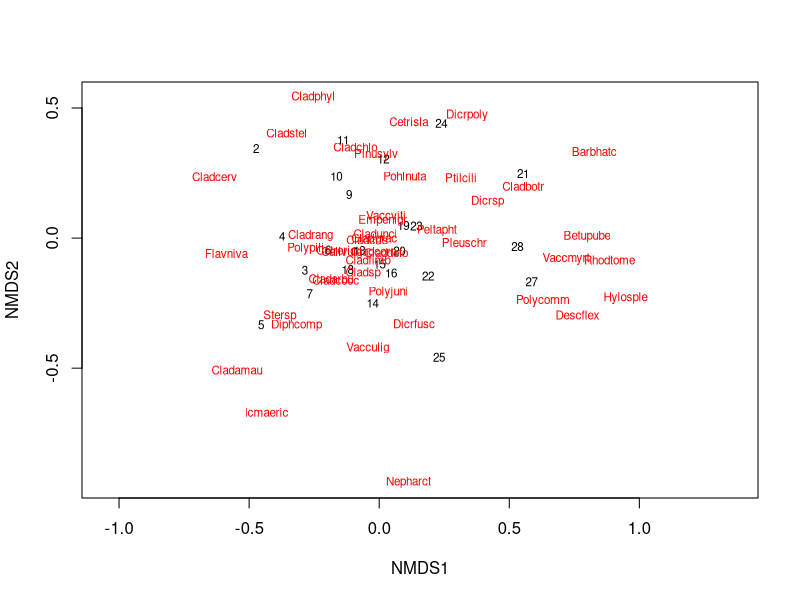
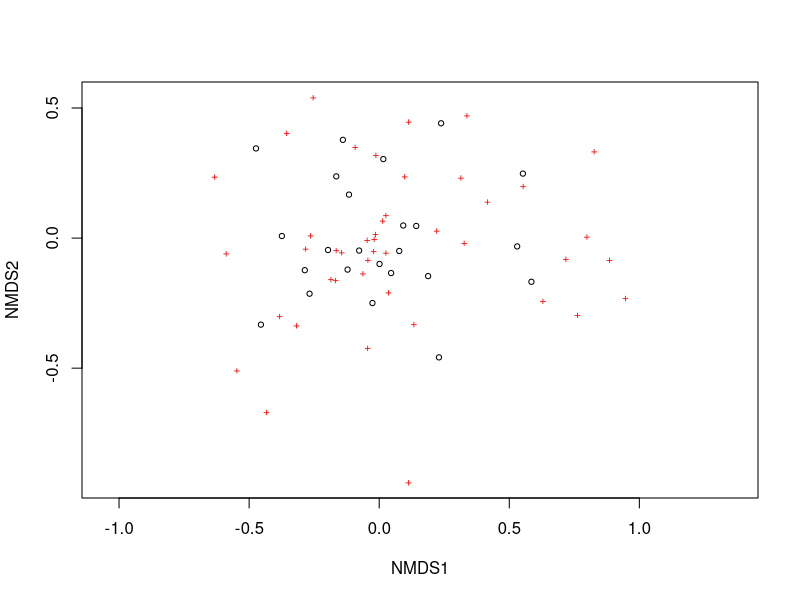
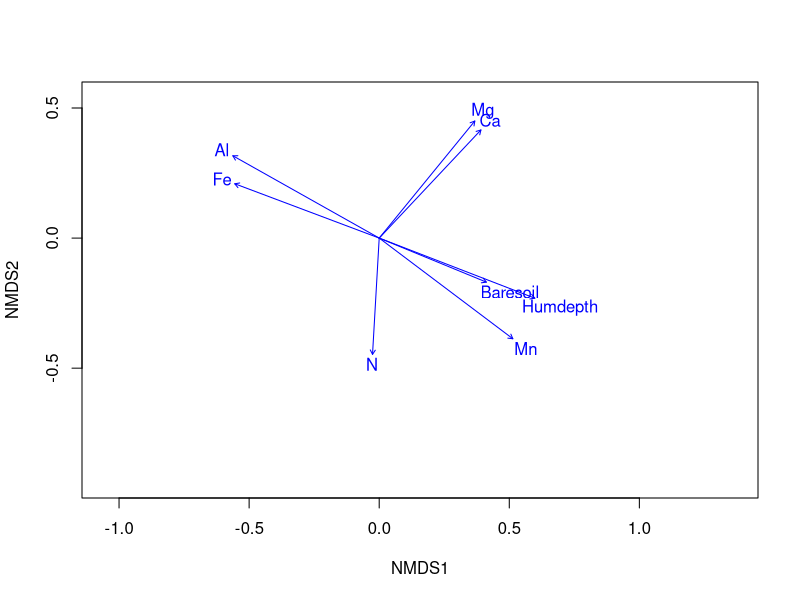

R code for these plots, in order:
# Building a NMDS with inbuilt data within vegan package

library(vegan) # Version 2.6.4

data("varespec") # Datasets of cover by lichen species
data("varechem") # Corresponding environmental parameters

ord <- metaMDS(varespec, distance = "bray", k = 2) # Ordination of the species

plot(ord, type = "t") # Showing the plot 
plot(ord, type = "p")
plot(ord, type = "n")

ef <- envfit(ord, varechem)
plot(ef, p.max = 0.05)
